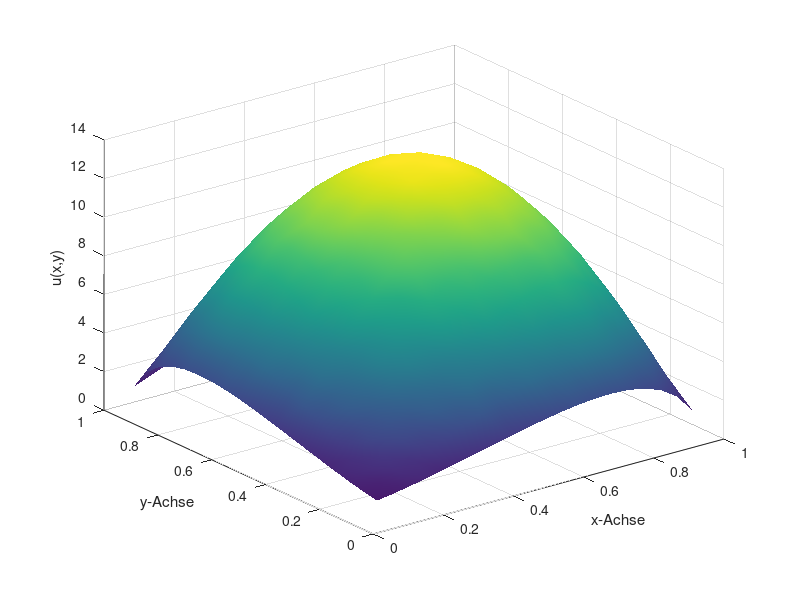

Here is the MATLAB script that generated this plot:
U_h=load("test.csv");
n=20;

h=1/(n+1);
U_h_matrix=reshape(U_h,n,n)';
[X,Y]=meshgrid(h:h:(1-h),h:h:(1-h));
figure(1)
clf
surf(X,Y,U_h_matrix,'FaceColor','interp','EdgeAlpha',0);
xlabel('x-Achse');
ylabel('y-Achse');
zlabel('u(x,y)');
print("foo.eps")
